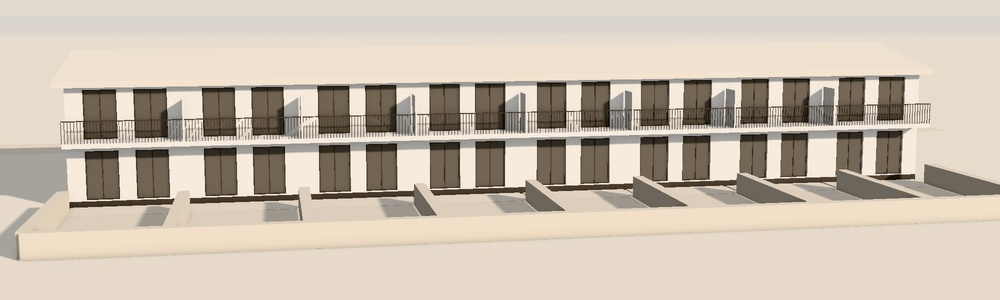
#> input picture tools/maketa-fasada-orig.jpg, 1000 x 300 px, shrunk from 2000 x 600 before the run
$ python obloha.py maketa-fasada-orig.jpg maketa-fasada-orig.jpg 1.0
#> lines starting #> are read from the running program, lines starting #| are printed output that depends on the picture; after the words box and inside, x2 and y2 are one past the last pixel; in counts of white or black regions, pixels touching at a corner belong together
#!/usr/bin/env python3
"""Výřez domu a stromů bez oblohy (pro název za domem): python3 tools/obloha.py <foto> <výstup.png> [max_y=0.62]"""
import sys
import numpy as np
from PIL import Image, ImageFilter
from scipy import ndimage

vstup, vystup = sys.argv[1], sys.argv[2]
max_y = float(sys.argv[3]) if len(sys.argv) > 3 else 0.62
im = Image.open(vstup).convert("RGB")
#> im is the input picture: PIL image 1000x300 RGB; mean R, G, B 201.3, 190, 175.1
a = np.asarray(im).astype(np.float32)
r, g, b = a[..., 0], a[..., 1], a[..., 2]
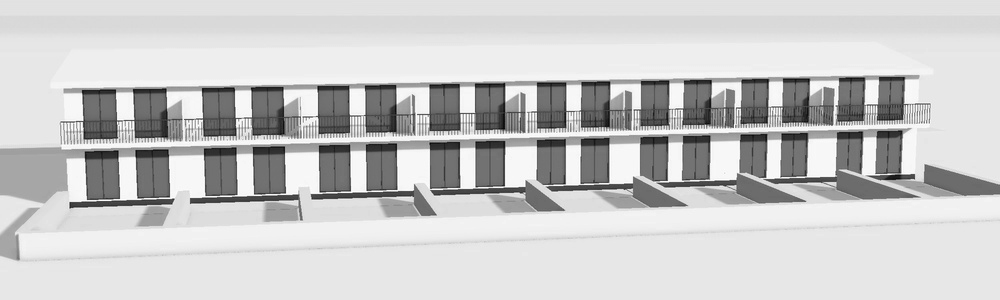
#> r: shape (300, 1000) float32; min 3, max 255, mean 201.3
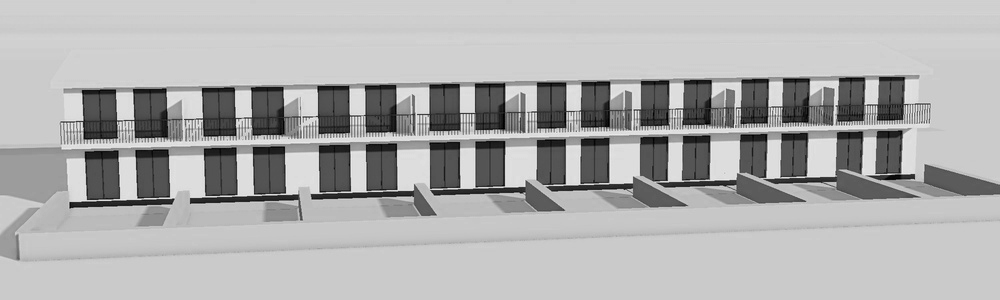
#> b: shape (300, 1000) float32; min 0, max 243, mean 175.1
L = 0.299 * r + 0.587 * g + 0.114 * b
sky = (L > 140) & (g <= np.maximum(r, b) + 4) & (b > 90)
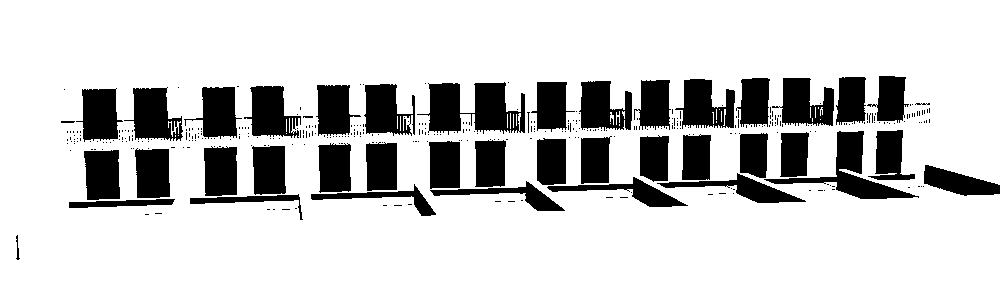
#> sky: shape (300, 1000) bool; 81.1% white; 377 black regions (335 under 20 px), largest, box (x1, y1, x2, y2) and area: (417, 82, 525, 135) 3344, (764, 131, 919, 199) 2517, (124, 87, 183, 141) 1914
h = sky.shape[0]
#> h = 300
sky[int(h * max_y):] = False
sky = ndimage.binary_opening(sky, iterations=1)
#> sky: shape (300, 1000) bool; 80.3% white; 200 black regions (177 under 20 px), largest, box (x1, y1, x2, y2) and area: (579, 78, 835, 131) 8849, (640, 131, 919, 203) 8772, (69, 148, 175, 208) 3956
lab, n = ndimage.label(sky)
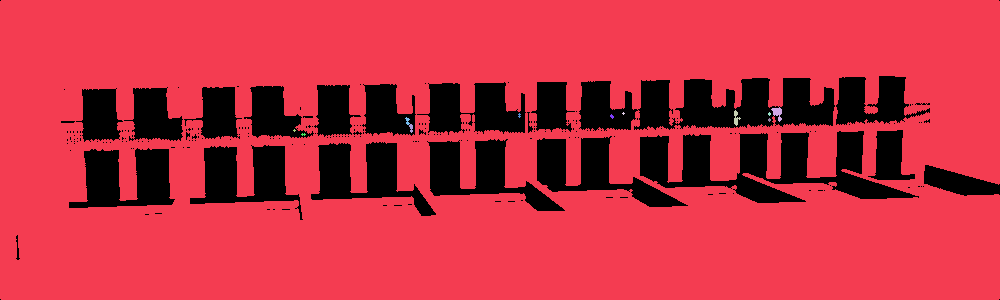
#> lab: shape (300, 1000) int32; 13 distinct labels, from 0 to 12; one colour per label, 0 black
#> n = 12
horni = set(np.unique(lab[: max(3, h // 40)])) - {0}
#> horni = 1 item
sky = np.isin(lab, list(horni))
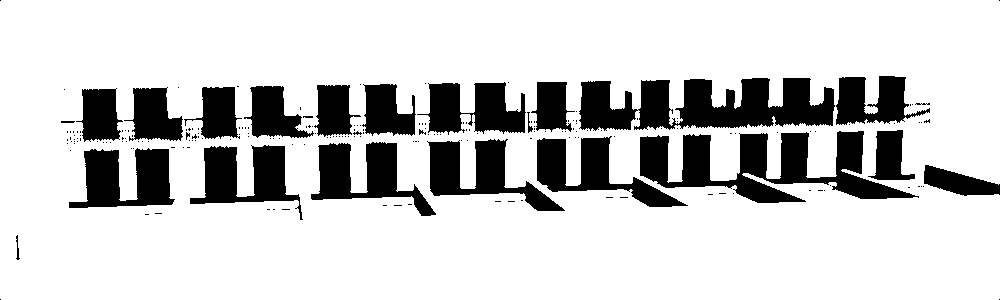
#> sky: shape (300, 1000) bool; 80.3% white; 200 black regions (177 under 20 px), largest, box (x1, y1, x2, y2) and area: (579, 78, 835, 131) 9023, (640, 131, 919, 203) 8772, (69, 148, 175, 208) 3956
sky = ndimage.binary_fill_holes(sky | ~ndimage.binary_dilation(~sky, iterations=0) if False else sky)
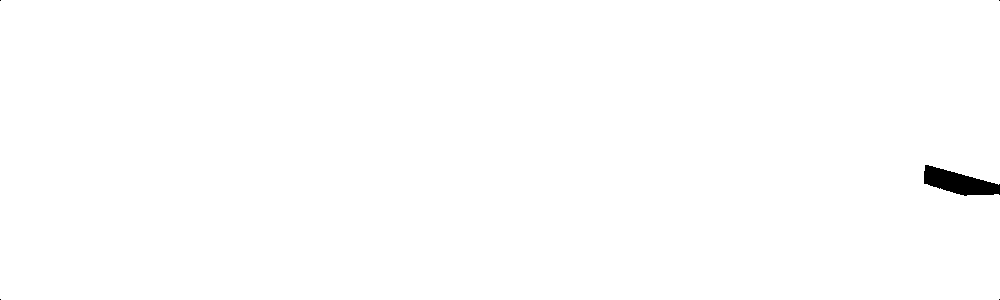
#> sky: shape (300, 1000) bool; 99.6% white; 5 black regions (4 under 20 px), largest, box (x1, y1, x2, y2) and area: (924, 165, 1000, 196) 1334
# drobné díry v korunách (obloha prosvítá listím) nech jako oblohu, když jsou dost světlé
alpha = (~sky).astype(np.uint8) * 255
m = Image.fromarray(alpha, "L").filter(ImageFilter.GaussianBlur(0.8))
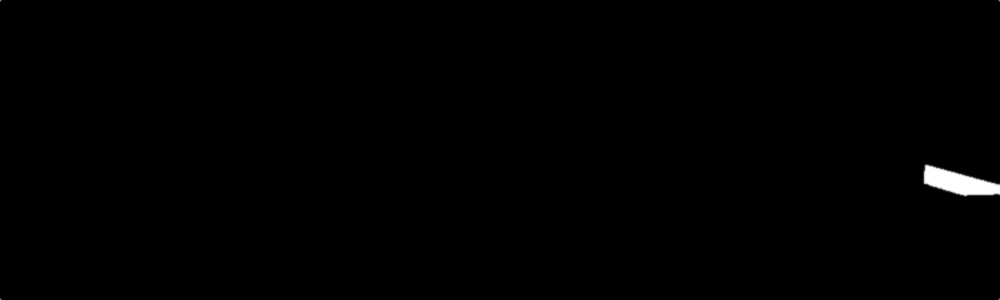
#> m: PIL image 1000x300 L; min 0, max 255, mean 1.1
out = im.convert("RGBA"); out.putalpha(m)
out.save(vystup, optimize=True)
print(vystup, "obloha %.1f %%" % (100 * sky.mean()))
#| maketa-fasada-orig.jpg obloha 99.6 %
